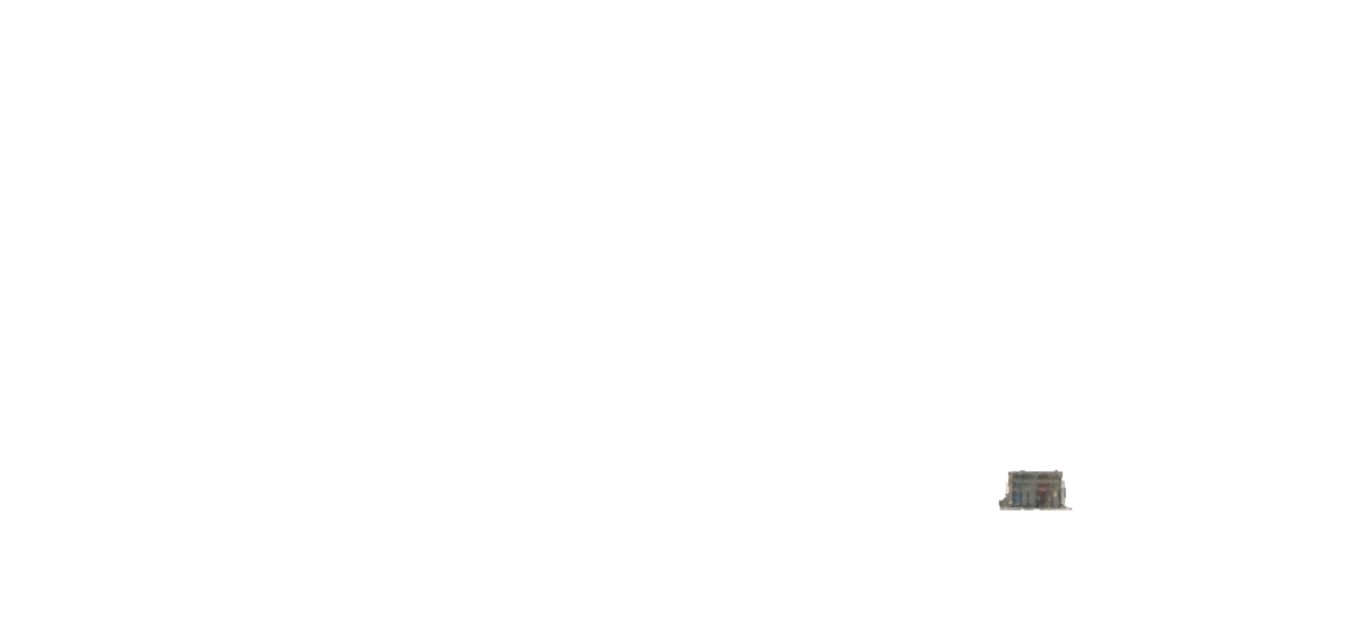
#> input picture img/door.png, 1369 x 623 px, found by its file name
$ python '计算长宽高.py'   (older library calls are emulated)
#> lines starting #> are read from the running program, lines starting #| are printed output that depends on the picture; after the words box and inside, x2 and y2 are one past the last pixel; in counts of white or black regions, pixels touching at a corner belong together
# 参考：
# 计算窗户与楼层数目：
# https://cloud.tencent.com/developer/article/1675022
# 计算楼层高度：
# https://blog.csdn.net/liqiancao/article/details/55670749
import cv2
import numpy as np
image = cv2.imread("door.png")
#> image is the input picture: shape (623, 1369, 3); mean B, G, R 254.6, 254.6, 254.6
gray = cv2.cvtColor(image, cv2.COLOR_BGR2GRAY)
gradX = cv2.Sobel(gray, ddepth=cv2.CV_32F, dx=1, dy=0, ksize=-1)
gradY = cv2.Sobel(gray, ddepth=cv2.CV_32F, dx=0, dy=1, ksize=-1)

# subtract the y-gradient from the x-gradient
gradient = cv2.subtract(gradX, gradY)
gradient = cv2.convertScaleAbs(gradient)
# blur and threshold the image
blurred = cv2.blur(gradient, (9, 9))
(_, thresh) = cv2.threshold(blurred, 90, 255, cv2.THRESH_BINARY)
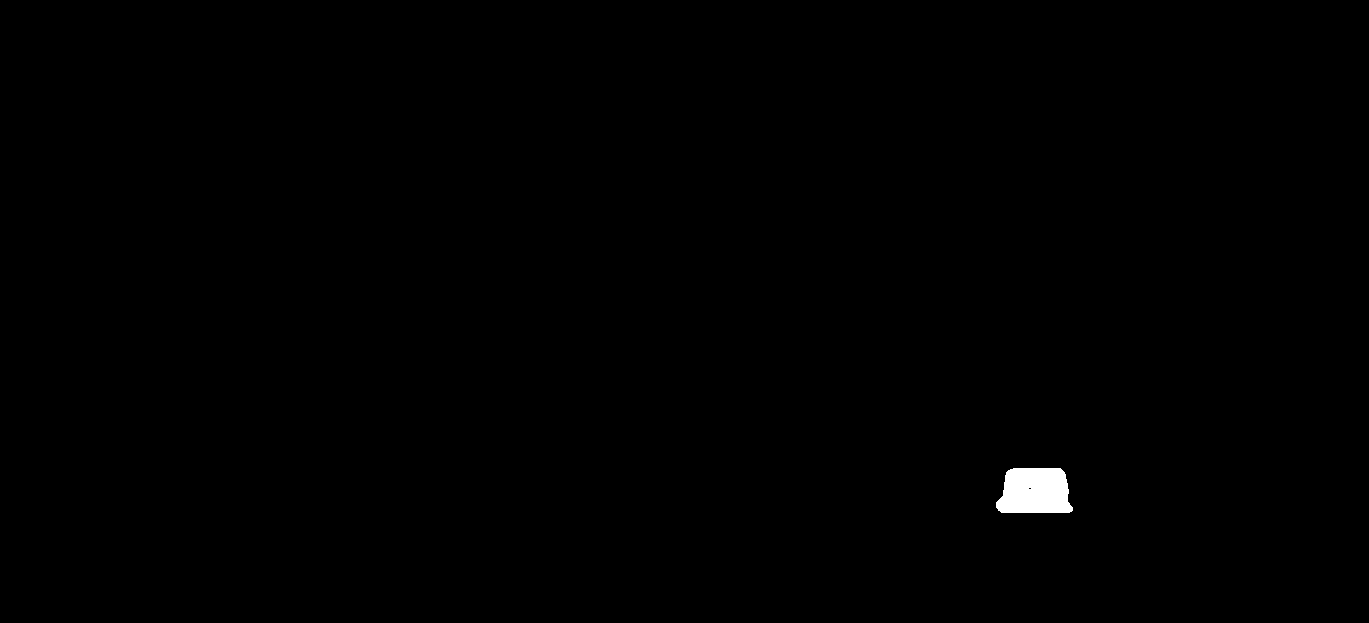
#> thresh: shape (623, 1369); 0.35% white; 1 white region, box (x1, y1, x2, y2) and area: (996, 468, 1073, 513) 2951
kernel = cv2.getStructuringElement(cv2.MORPH_RECT, (25, 25))
closed = cv2.morphologyEx(thresh, cv2.MORPH_CLOSE, kernel)
#> closed: shape (623, 1369); 0.35% white; 1 white region, box (x1, y1, x2, y2) and area: (996, 468, 1073, 513) 2961
# perform a series of erosions and dilations
closed = cv2.erode(closed, None, iterations=4)
#> closed: shape (623, 1369); 0.24% white; 1 white region, box (x1, y1, x2, y2) and area: (1002, 472, 1066, 509) 2058
closed = cv2.dilate(closed, None, iterations=4)
#> closed: shape (623, 1369); 0.34% white; 1 white region
(cnts, _) = cv2.findContours(closed.copy(), cv2.RETR_EXTERNAL, cv2.CHAIN_APPROX_SIMPLE)
#> cnts = 1 contour; box (x1, y1, x2, y2) and area: (998, 468, 1070, 513) 2826
c = sorted(cnts, key=cv2.contourArea, reverse=True)[0]
#> c = contour of 30 points, box (x1, y1, x2, y2) (998, 468, 1070, 513), area 2826

# compute the rotated bounding box of the largest contour
rect = cv2.minAreaRect(c)
#> rect = ((1033.5, 490), (44, 71), -90)
box = np.int0(cv2.boxPoints(rect))
#> box = [[1069, 512], [998, 512], [998, 468], [1069, 468]]

# draw a bounding box arounded the detected barcode and display the image
cv2.drawContours(image, [box], -1, (0, 255, 0), 3)
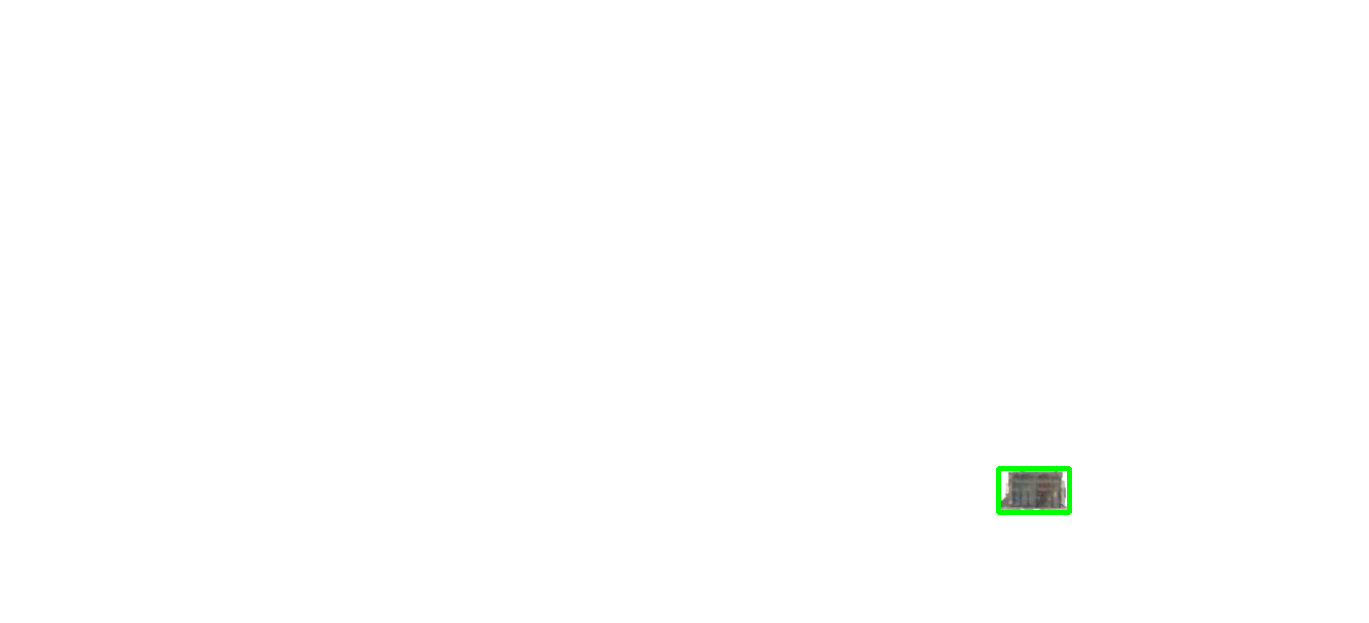
#> image: shape (623, 1369, 3); 0.13% of pixels changed, all inside (x1, y1, x2, y2) = (996, 466, 1072, 515)
cv2.imshow("Image", image)
cv2.waitKey(0)
Xs = [i[0] for i in box]
#> Xs = [1069, 998, 998, 1069]
Ys = [i[1] for i in box]
#> Ys = [512, 512, 468, 468]
x1 = min(Xs)
#> x1 = 998
x2 = max(Xs)
#> x2 = 1069
y1 = min(Ys)
#> y1 = 468
y2 = max(Ys)
#> y2 = 512
hight1 = y2 - y1
#> hight1 = 44
width1 = x2 - x1
#> width1 = 71
print("高度：",hight1,"宽度",width1)
#| 高度： 44 宽度 71


image = cv2.imread("24cloud.png")
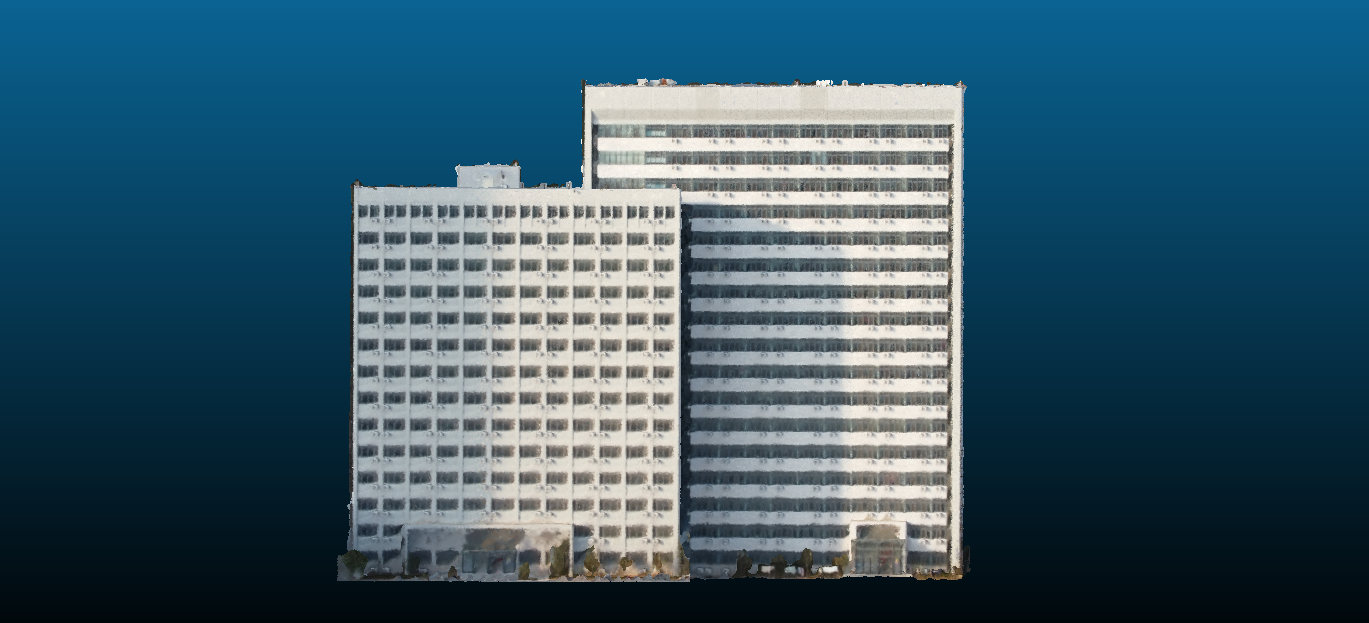
#> input picture img/24cloud.png, 1369 x 623 px, found by its file name
#> image is the input picture: shape (623, 1369, 3); mean B, G, R 106.1, 88.6, 53.8
gray = cv2.cvtColor(image, cv2.COLOR_BGR2GRAY)
gradX = cv2.Sobel(gray, ddepth=cv2.CV_32F, dx=1, dy=0, ksize=-1)
gradY = cv2.Sobel(gray, ddepth=cv2.CV_32F, dx=0, dy=1, ksize=-1)

# subtract the y-gradient from the x-gradient
gradient = cv2.subtract(gradX, gradY)
gradient = cv2.convertScaleAbs(gradient)
# blur and threshold the image
blurred = cv2.blur(gradient, (9, 9))
(_, thresh) = cv2.threshold(blurred, 90, 255, cv2.THRESH_BINARY)
#> thresh: shape (623, 1369); 30.9% white; 7 white regions (5 under 20 px), largest, box (x1, y1, x2, y2) and area: (336, 76, 972, 584) 263082, (620, 105, 634, 114) 94
kernel = cv2.getStructuringElement(cv2.MORPH_RECT, (25, 25))
closed = cv2.morphologyEx(thresh, cv2.MORPH_CLOSE, kernel)
#> closed: shape (623, 1369); 33.8% white; 1 white region, box (x1, y1, x2, y2) and area: (336, 76, 972, 584) 288157
# perform a series of erosions and dilations
closed = cv2.erode(closed, None, iterations=4)
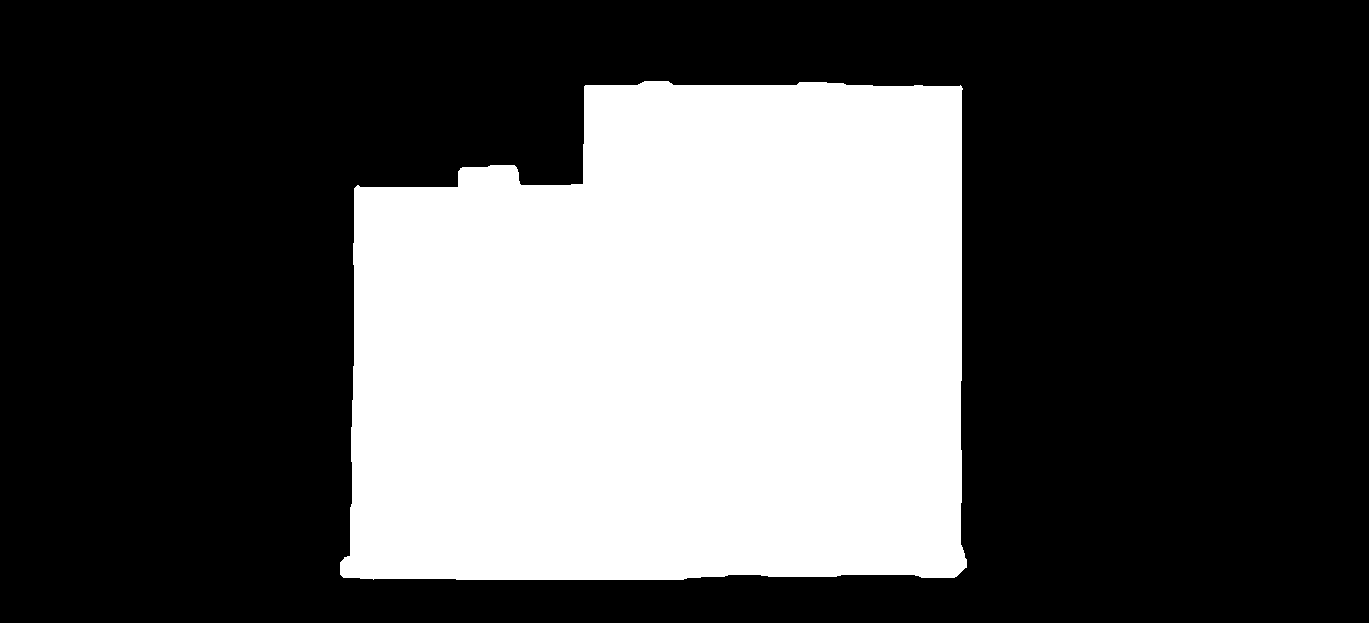
#> closed: shape (623, 1369); 32.7% white; 1 white region, box (x1, y1, x2, y2) and area: (340, 81, 967, 580) 278734
closed = cv2.dilate(closed, None, iterations=4)
#> closed: shape (623, 1369); 33.8% white; 1 white region
(cnts, _) = cv2.findContours(closed.copy(), cv2.RETR_EXTERNAL, cv2.CHAIN_APPROX_SIMPLE)
#> cnts = 1 contour; box (x1, y1, x2, y2) and area: (336, 77, 971, 584) 286978
c = sorted(cnts, key=cv2.contourArea, reverse=True)[0]
#> c = contour of 145 points, box (x1, y1, x2, y2) (336, 77, 971, 584), area 286978

# compute the rotated bounding box of the largest contour
rect = cv2.minAreaRect(c)
#> rect = ((653, 330), (506, 634), -90)
box = np.int0(cv2.boxPoints(rect))
#> box = [[969, 582], [335, 582], [335, 77], [969, 77]]

# draw a bounding box arounded the detected barcode and display the image
cv2.drawContours(image, [box], -1, (0, 255, 0), 3)
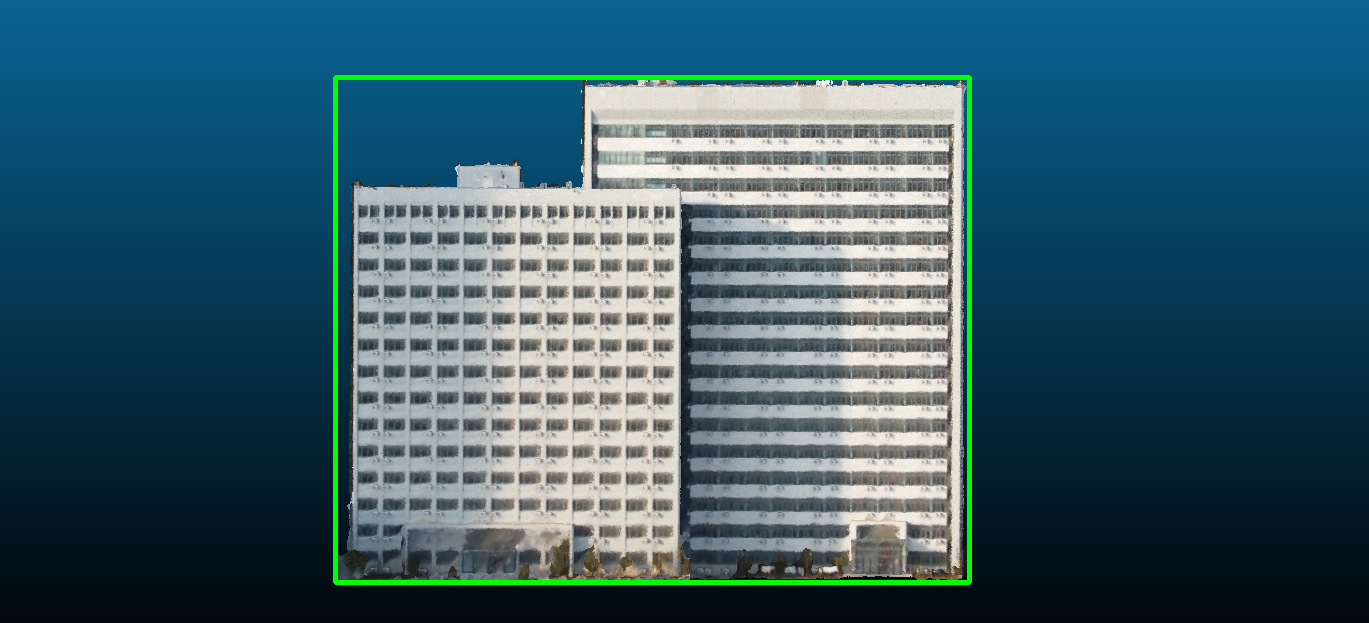
#> image: shape (623, 1369, 3); 1.33% of pixels changed, all inside (x1, y1, x2, y2) = (333, 75, 972, 585)
cv2.imshow("Image", image)
cv2.waitKey(0)
Xs = [i[0] for i in box]
#> Xs = [969, 335, 335, 969]
Ys = [i[1] for i in box]
#> Ys = [582, 582, 77, 77]
x1 = min(Xs)
#> x1 = 335
x2 = max(Xs)
#> x2 = 969
y1 = min(Ys)
#> y1 = 77
y2 = max(Ys)
#> y2 = 582
hight2 = y2 - y1
#> hight2 = 505
width2 = x2 - x1
#> width2 = 634
print("高度：",hight2,"宽度",width2)
#| 高度： 505 宽度 634

per = 427.68 / hight1
#> per = 9.72
print(per)
#| 9.72
